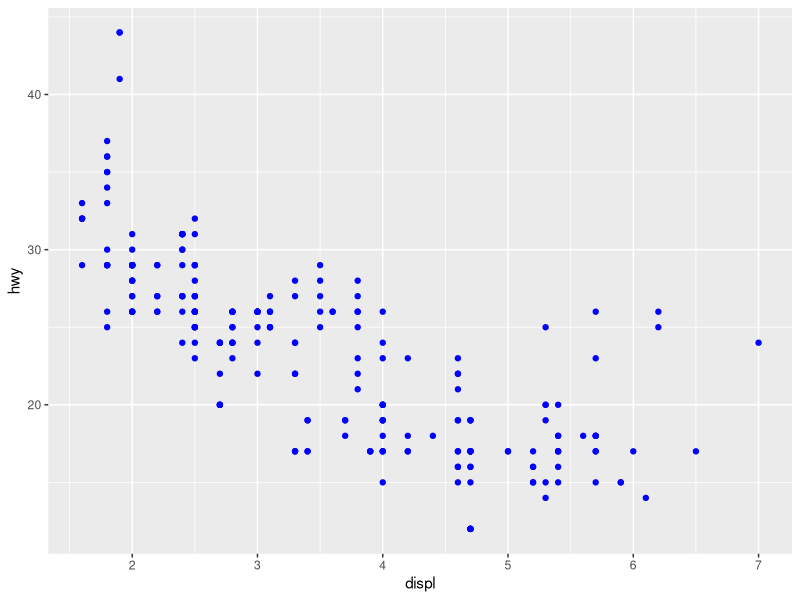
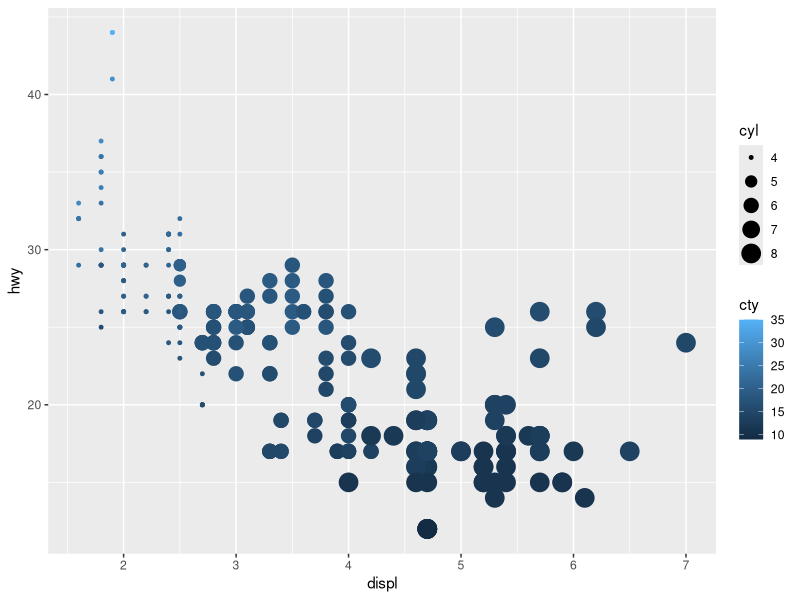

Write R code to recreate these figures, in order.
## ---- chunk 1
knitr::opts_chunk$set(echo = TRUE)
if(!require(ggplot2)) install.packages("ggplot2",repos = "http://cran.us.r-project.org") # install package if not already installed
library(ggplot2) # Load the library
## ---- chunk 2
ggplot(data = mpg) + 
  geom_point(mapping = aes(x = displ, y = hwy), color = "blue")
## ---- chunk 3
ggplot(data = mpg) +
  geom_point(mapping = aes(x = displ, y = hwy, color = cty, size = cyl))
